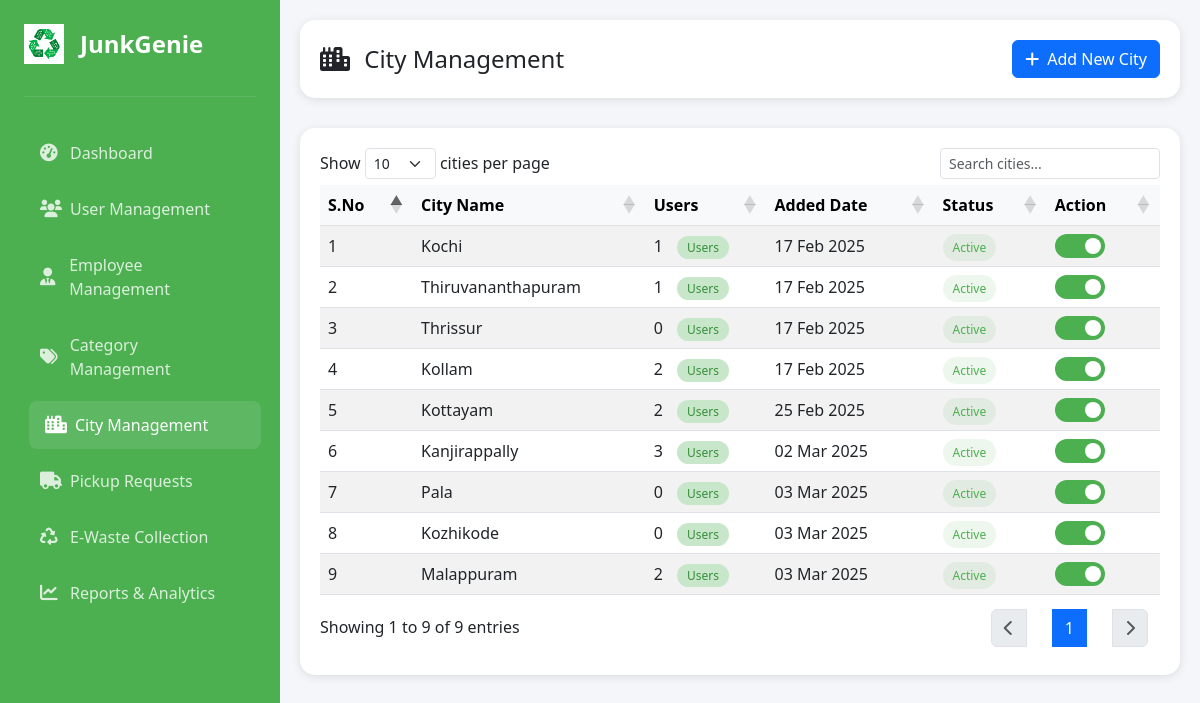
Screenshot of /citymanagement.php (signed in) with the database file from the repository.
### tables this page shows
CREATE TABLE `cities` (
  `city_id` int(11) NOT NULL,
  `city_name` varchar(100) NOT NULL,
  `is_active` tinyint(1) DEFAULT 1,
  `created_at` timestamp NOT NULL DEFAULT current_timestamp(),
  `user_id` int(11) DEFAULT NULL
);

### citymanagement.php (the view, shortened to what this page needs)
<?php
require_once 'connect.php';
$query = "SELECT
            ROW_NUMBER() OVER (ORDER BY created_at) as serial_no,
            city_id,
            city_name,
            is_active,
            created_at,
            (SELECT COUNT(*) FROM users WHERE users.city_id = cities.city_id) as user_count
          FROM cities
          ORDER BY created_at DESC";
$result = $conn->query($query);
?>
<!DOCTYPE html>
<html lang="en">
<head>
    <link href="https://cdn.jsdelivr.net/npm/bootstrap@5.3.0/dist/css/bootstrap.min.css" rel="stylesheet">
    <link href="https://cdn.datatables.net/1.11.5/css/dataTables.bootstrap5.min.css" rel="stylesheet">
    <link href="https://cdnjs.cloudflare.com/ajax/libs/font-awesome/6.0.0/css/all.min.css" rel="stylesheet">
</head>
<body>
<?php include 'sidebar.php'; ?>
    <div class="main-content">
        <div class="header">
            <h4 class="mb-0">
                <i class="fas fa-city me-2"></i>
                City Management
            </h4>
            <button class="btn btn-primary" data-bs-toggle="modal" data-bs-target="#addCityModal">
                <i class="fas fa-plus me-2"></i>Add New City
            </button>
        </div>
        <div class="table-container">
            <table id="citiesTable" class="table table-hover table-striped" style="width:100%">
                <thead class="table-light">
                    <tr>
                        <th>S.No</th>
                        <th>City Name</th>
                        <th>Users</th>
                        <th>Added Date</th>
                        <th>Status</th>
                        <th>Action</th>
                    </tr>
                </thead>
                <tbody>
                    <?php while($row = $result->fetch_assoc()): ?>
                    <tr>
                        <td><?php echo $row['serial_no']; ?></td>
                        <td><?php echo htmlspecialchars($row['city_name']); ?></td>
                        <td>
                            <?php echo $row['user_count']; ?>
                            <span class="city-count">Users</span>
                        </td>
                        <td><?php echo date('d M Y', strtotime($row['created_at'])); ?></td>
                        <td>
                            <span class="status-badge <?php echo $row['is_active'] ? 'status-active' : 'status-inactive'; ?>">
                                <?php echo $row['is_active'] ? 'Active' : 'Inactive'; ?>
                            </span>
                        </td>
                        <td>
                            <label class="status-toggle">
                                <span class="slider"></span>
                            </label>
                        </td>
                    </tr>
                    <?php endwhile; ?>
                </tbody>
            </table>
        </div>
    </div>
</body>
</html>

### citymanagement.php (style rules this page uses)
:root { --primary: #4CAF50; --primary-dark: #388E3C; --primary-light: #C8E6C9; --secondary: #F5F5F5; --success: #4CAF50; --danger: #f44336; --warning: #ff9800; --info: #2196f3; }
body { background: #f5f6fa; min-height: 100vh; }
.main-content { margin-left: 280px; padding: 20px; }
.header { background: white; padding: 20px; border-radius: 15px; box-shadow: 0 2px 10px rgba(0, 0, 0, 0.1); margin-bottom: 30px; display: flex; justify-content: space-between; align-items: center; }
.status-badge { padding: 5px 10px; border-radius: 20px; font-size: 12px; font-weight: 500; }
.status-active { background: rgba(76, 175, 80, 0.1); color: #4CAF50; }
.city-count { background: var(--primary-light); color: var(--primary-dark); padding: 3px 10px; border-radius: 20px; font-size: 12px; margin-left: 10px; }
.status-toggle { position: relative; display: inline-block; width: 50px; height: 24px; }
.slider { position: absolute; cursor: pointer; top: 0; left: 0; right: 0; bottom: 0; background-color: #ccc; transition: .4s; border-radius: 24px; }
.slider:before { position: absolute; content: ""; height: 16px; width: 16px; left: 4px; bottom: 4px; background-color: white; transition: .4s; border-radius: 50%; }
input:checked + .slider { background-color: var(--primary); }
input:checked + .slider:before { transform: translateX(26px); }
.table-container { background: white; padding: 20px; border-radius: 15px; box-shadow: 0 2px 10px rgba(0, 0, 0, 0.1); }
#citiesTable th { background-color: #f8f9fa; font-weight: 600; }
#citiesTable td { vertical-align: middle; }

### sidebar.php (style rules this page uses)
.main-content { margin-left: 280px; padding: 20px; transition: margin-left 0.3s ease; }

### rows the page displays
cities: serial_no "9", city_name "Malappuram", user_count "2", created_at "03 Mar 2025", is_active "Active"
cities: serial_no "8", city_name "Kozhikode", user_count "0", created_at "03 Mar 2025", is_active "Active"
cities: serial_no "7", city_name "Pala", user_count "0", created_at "03 Mar 2025", is_active "Active"
cities: serial_no "6", city_name "Kanjirappally", user_count "3", created_at "02 Mar 2025", is_active "Active"
cities: serial_no "5", city_name "Kottayam", user_count "2", created_at "25 Feb 2025", is_active "Active"
cities: serial_no "4", city_name "Kollam", user_count "2", created_at "17 Feb 2025", is_active "Active"
cities: serial_no "3", city_name "Thrissur", user_count "0", created_at "17 Feb 2025", is_active "Active"
cities: serial_no "2", city_name "Thiruvananthapuram", user_count "1", created_at "17 Feb 2025", is_active "Active"
cities: serial_no "1", city_name "Kochi", user_count "1", created_at "17 Feb 2025", is_active "Active"
